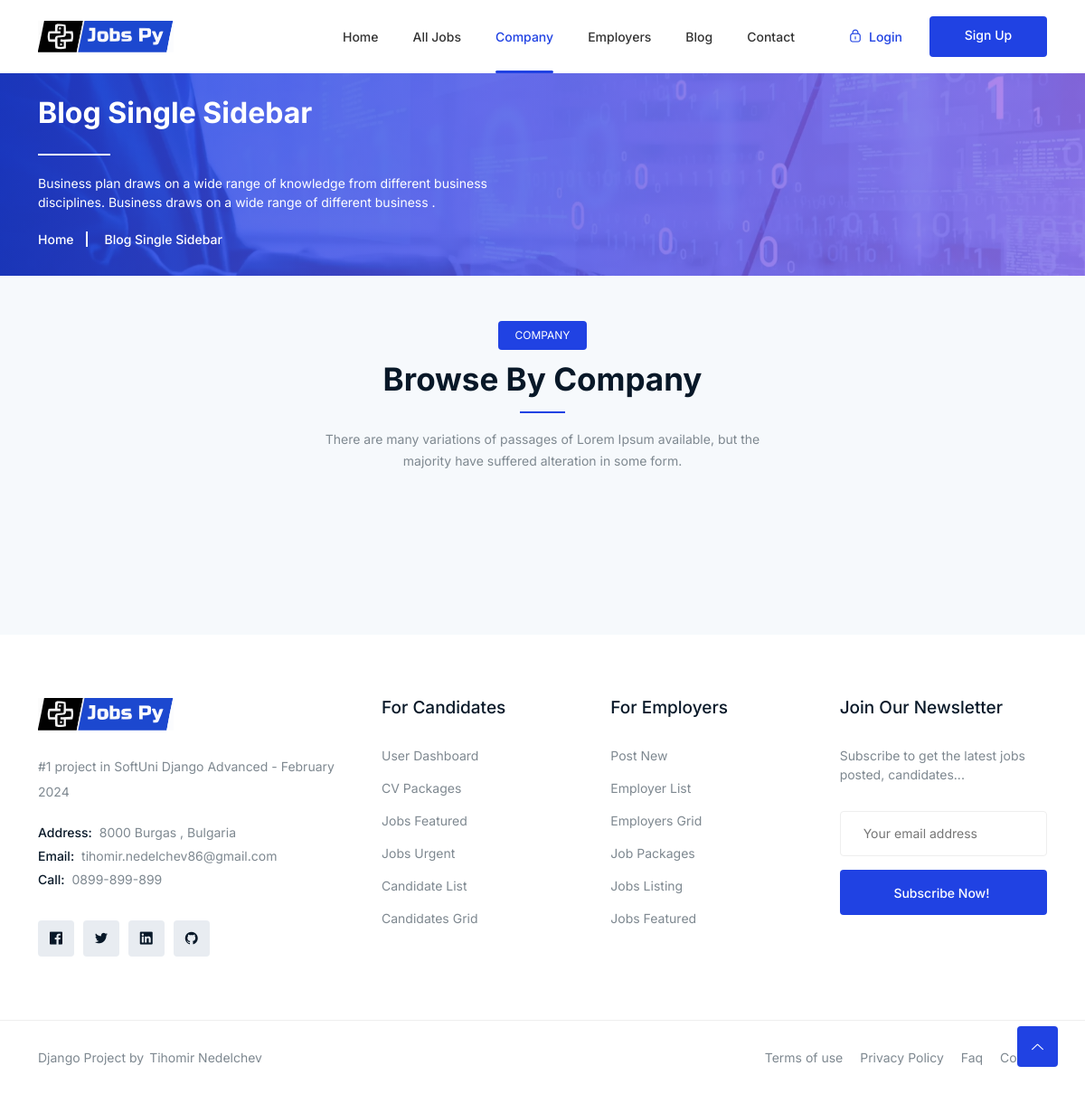
/company_lsit/, run on an earlier commit of the app's database.
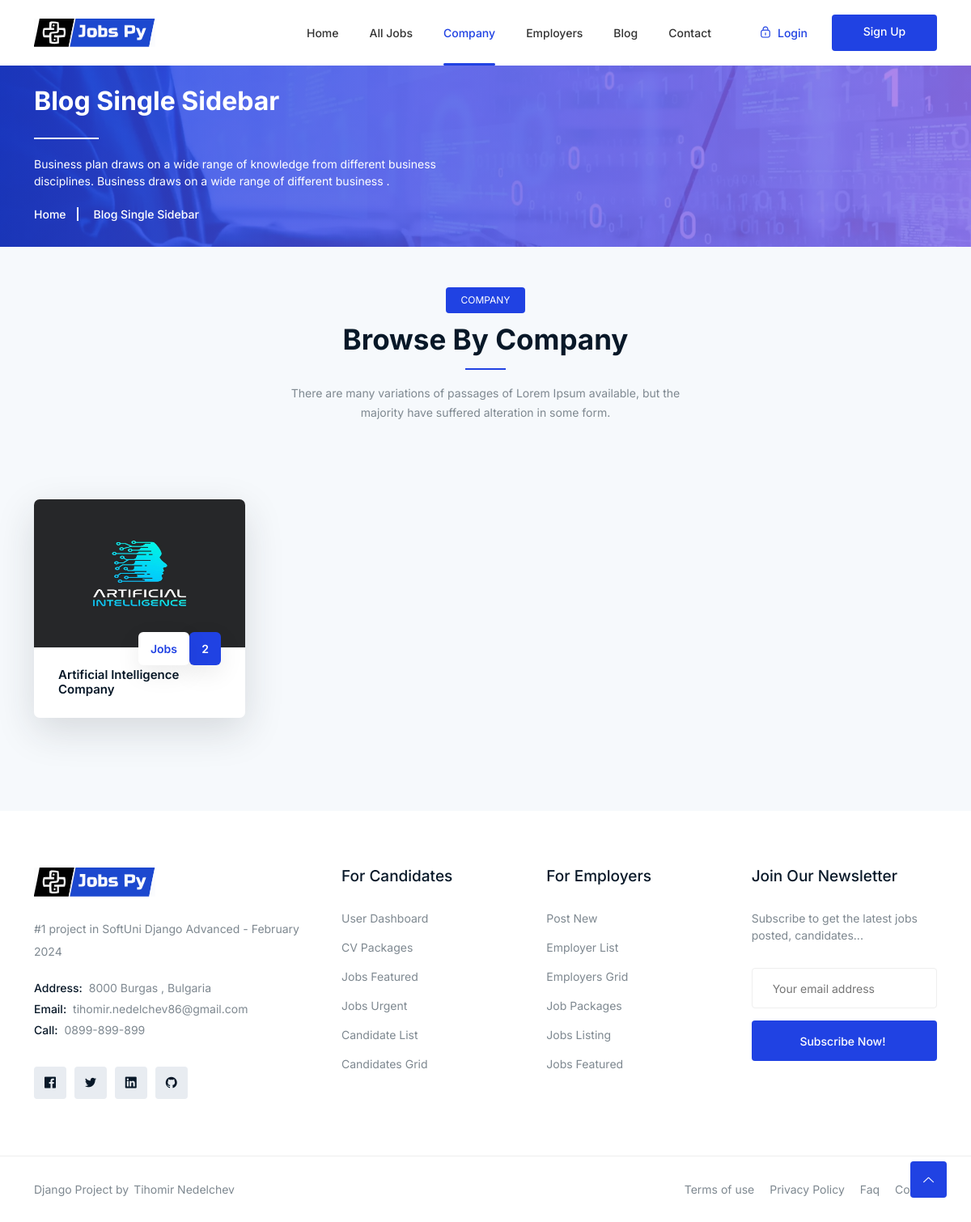
And on a later commit of the database.
### jobsPy/company/models.py (models this page shows, shortened)
class CompanyProfile(models.Model):
    user = models.OneToOneField(UserModel, on_delete=models.CASCADE, related_name="company")
    name = models.CharField(max_length=40)
    description = RichTextField(null=False, blank=False)
    location = models.CharField(max_length=40)
    email = models.EmailField(max_length=254, null=False, blank=False)
    image = models.ImageField(
        null=True, blank=True, upload_to="company/image")
    website_url = models.URLField(max_length=200)

### jobsPy/accounts/models.py (models this page shows)
class Account(AbstractBaseUser, PermissionsMixin):
    username = None
    ROLE_CHOICES = (
        ('jobseeker', 'Job Seeker'),
        ('company', 'Company'),
    )
    role = models.CharField(max_length=10, choices=ROLE_CHOICES)
    date_joined = models.DateTimeField(auto_now_add=True)
    last_login = models.DateTimeField(auto_now_add=True)
    email = models.EmailField(max_length=100, unique=True, null=False, blank=False)
    USERNAME_FIELD = 'email'
    EMAIL_FIELD = 'email'
    REQUIRED_FIELDS = []
    objects = AccountModel()
    is_staff = models.BooleanField(default=False)

### jobsPy/jobs/models.py (models this page shows, shortened)
class Job(models.Model):
    user = models.ForeignKey(UserModel,  on_delete=models.CASCADE)
    title = models.CharField(max_length=300)
    slug = models.SlugField(allow_unicode=True, max_length=100, unique=True)
    category = models.ForeignKey(Category,  on_delete=models.CASCADE)
    seniority = models.ForeignKey(Seniority, on_delete=models.SET_NULL, blank=True, null=True)
    description = RichTextField(null=False)
    job_image = models.ImageField(null=True, blank=True, upload_to="jobs/image", default="images/default/default.jpg")
    vacancy = models.IntegerField(null=True, blank=True)
    location = models.CharField(max_length=300,)
    job_type = models.CharField(choices=JOB_TYPE, max_length=10)
    salary = models.CharField(max_length=30, blank=True)
    deadline = models.DateField()
    is_published = models.BooleanField(default=True)
    is_closed = models.BooleanField(default=False)
    created_at = models.DateTimeField(auto_now_add=True)
    modified_at = models.DateTimeField(auto_now=True)
    needed_skills = models.ManyToManyField(Skills, related_name="needed_skills")

### jobsPy/company/views.py (the view)
# urls.py: path('company_lsit/', AllCompany.as_view(), name="all_company"),
class AllCompany(ListView):
    model = CompanyProfile
    template_name = "company/company.html"

### templates/company/company.html (shortened to what this page needs)
{% extends 'base.html' %}
{% load static %}
{% block main_content %}
        <div class="breadcrumbs overlay">
        <div class="container">
            <div class="row">
                <div class="col-12">
                    <div class="breadcrumbs-content">
                        <h1 class="page-title">Blog Single Sidebar</h1>
                        <p>Business plan draws on a wide range of knowledge from different business<br> disciplines.
                            Business draws on a wide range of different business .</p>
                    </div>
                    <ul class="breadcrumb-nav">
                        <li><a href="index.html">Home</a></li>
                        <li>Blog Single Sidebar</li>
                    </ul>
                </div>
            </div>
        </div>
    </div>
    <section class="job-category style2 section">
        <div class="container">
            <div class="row">
                <div class="col-12">
                    <div class="section-title">
                        <span class="wow fadeInDown" data-wow-delay=".2s">Company</span>
                        <h2 class="wow fadeInUp" data-wow-delay=".4s">Browse by Company</h2>
                        <p class="wow fadeInUp" data-wow-delay=".6s">There are many variations of passages of Lorem
                            Ipsum available, but the majority have suffered alteration in some form.</p>
                    </div>
                </div>
            </div>
            <div class="cat-head">
                <div class="row">
                    {% for company in object_list %}
                    <div class="col-lg-3 col-md-6 col-12">
                        <a href="{% url 'company-details' company.pk %}" class="single-cat wow" data-wow-delay=".4s">
                            <div class="top-side">
        {% if company.image %}
          <img src="{{ company.image.url }}" alt="{{ company.name }} Image">
            {% else %}
            <img src="{% static 'images/jobs/category-2.jpg' %}" alt="{{ company.name }} Image">
        {% endif %}
                            </div>
                            <div class="bottom-side">
                                <span class="available-job2">Jobs</span><span class="available-job">{{ company.user.job_set.all|length }}</span>
                                <h3>{{ company.name }}</h3>
                            </div>
                        </a>
                    </div>
                    {% endfor %}
                </div>
            </div>
        </div>
    </section>
{% endblock %}

What changed in the data, as far as the page shows it:
added CompanyProfile: image (picture), user.job_set.all|length "2", name "Artificial Intelligence Company"
